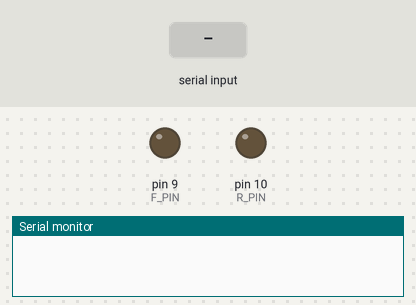
Simulated run of this sketch. Board: Arduino Uno, built with avr-gcc and run on an emulated ATmega328P. Shown: output pins drawn as LEDs (lit = HIGH), the last lines printed to the serial monitor. The inputs (shaded band) are chosen by the test bench.

Above: at 1.2 s.
1.3 s: "90,45\n" received over Serial
At 2.0 s:
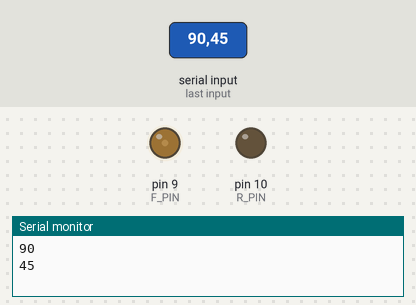
4.1 s: "30,150\n" received over Serial
At 5.3 s:
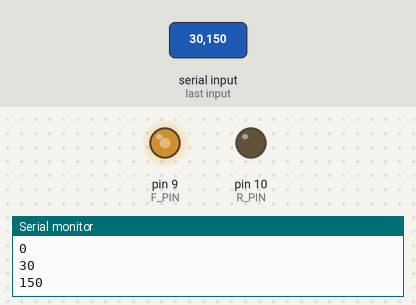
7.0 s: "200\n" received over Serial
At 7.9 s:
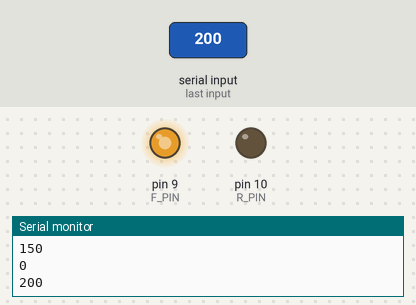
Timing chart, 0 to 10.0 s (numbered marks = the images above; inputs shaded):
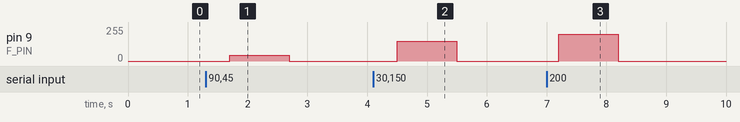

Measured:
- after the input at 1.3 s, pin 9 (F_PIN): 0/255 → 45/255 after 0.40 s, → 0/255 1.0 s later
- after the input at 4.1 s, pin 9 (F_PIN): 0/255 → 150/255 after 0.40 s, → 0/255 1.0 s later
- after the input at 7.0 s, pin 9 (F_PIN): 0/255 → 200/255 after 0.20 s, → 0/255 1.0 s later

The sketch:

dc_motor_test.ino
```cpp
//Pins definition
#define F_PIN 9
#define R_PIN  10
void setup() {
  //pins initialization
  pinMode(F_PIN, OUTPUT);
  pinMode(R_PIN, OUTPUT);
  Serial.begin(1000000);
}

void loop()
{
  if(Serial.available() > 0)  { //wait for message
    int vel = Serial.parseInt(); //parse as int
    Serial.println(vel);
    if (vel > 0 and vel < 255) { //rotate forward
      uint32_t velF = vel;
      analogWrite(R_PIN,0);
      analogWrite(F_PIN,0);
      delay(200); //wait to stop
      analogWrite(F_PIN,velF);
    }
    else if (vel < 0 and vel > -255){ //reverse
      uint32_t velF = abs(vel);
      analogWrite(R_PIN,0);
      analogWrite(F_PIN,0);
      delay(200); //wait to stop
      analogWrite(R_PIN,velF);
    }
    else{ //stop
      analogWrite(R_PIN,0);
      analogWrite(F_PIN,0);
    }
 }
}
```
